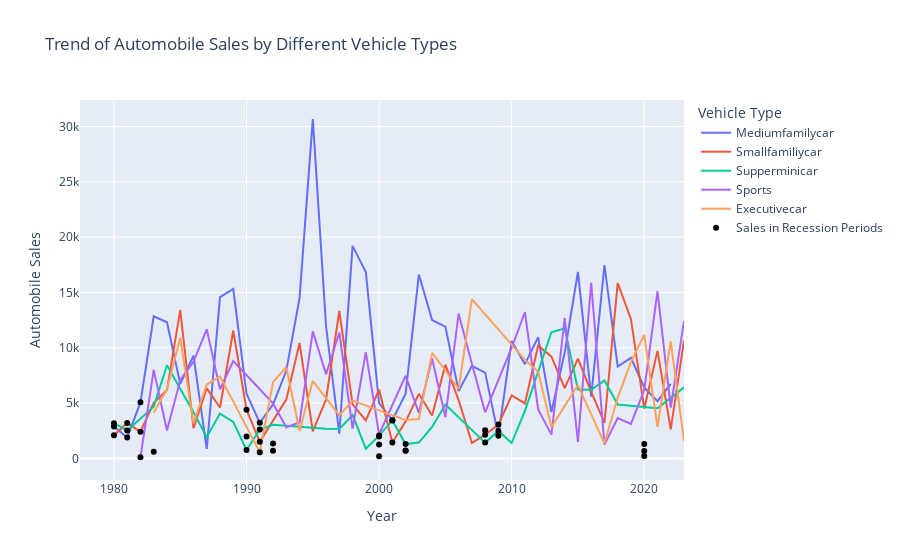

Notebook code for this chart:
### Code cell
grouped_data = data.groupby(['Year', 'Vehicle_Type'])['Automobile_Sales'].sum().reset_index()

recession_data = data[data['Recession']==1]
recession_grouped = rececssion_data.groupby(['Year', 'Vehicle_Type'])['Automobile_Sales'].sum().reset_index()

figure = px.line(
                grouped_data,
                x = 'Year',
                y = 'Automobile_Sales',
                color = 'Vehicle_Type',
                labels = {'Vehicle_Type': 'Vehicle Type',
                          'Automobile_Sales': 'Automobile Sales'},
                title = 'Trend of Automobile Sales by Different Vehicle Types'
            )

figure.add_trace(go.Scatter(x=recession_grouped['Year'], y= recession_grouped['Automobile_Sales'],
                    mode='markers', marker_color='black', name='Sales in Recession Periods'))
figure.show()

### Figure 1 — Plotly figure (JSON) as saved in the notebook; plotly's stock layout.template omitted (floating-point values rounded to 4 significant figures)
{"data": [{"hovertemplate": "Vehicle Type=Mediumfamilycar<br>Year=%{x}<br>Automobile Sales=%{y}<extra></extra>", "legendgroup": "Mediumfamilycar", "line": {"color": "#636efa", "dash": "solid"}, "marker": {"symbol": "circle"}, "mode": "lines", "name": "Mediumfamilycar", "orientation": "v", "showlegend": true, "type": "scatter", "x": [1980, 1981, 1982, 1983, 1984, 1985, 1986, 1987, 1988, 1989, 1990, 1991, 1992, 1993, 1994, 1995, 1996, 1997, 1998, 1999, 2000, 2001, 2002, 2003, 2004, 2005, 2006, 2007, 2008, 2009, 2010, 2011, 2012, 2013, 2014, 2015, 2016, 2017, 2018, 2019, 2020, 2021, 2022], "xaxis": "x", "y": [2882.0, 1885.0, 5063.0, 12850.0, 12300.0, 6732.0, 9285.0, 860.8, 14577, 15320.0, 5848.0, 3211.0, 4877.0, 7914.0, 14493, 30680.0, 11940.0, 2242.0, 19210.0, 16840.0, 4995.0, 3448.0, 5855.0, 16620.0, 12500.0, 11910.0, 6078.0, 8364.0, 7752.0, 2035.0, 10619, 8519, 10949, 4185.0, 9568.0, 16860.0, 5586.0, 17470.0, 8300.0, 9093.0, 6424.0, 5176.0, 6732.0], "yaxis": "y"}, {"hovertemplate": "Vehicle Type=Smallfamiliycar<br>Year=%{x}<br>Automobile Sales=%{y}<extra></extra>", "legendgroup": "Smallfamiliycar", "line": {"color": "#EF553B", "dash": "solid"}, "marker": {"symbol": "circle"}, "mode": "lines", "name": "Smallfamiliycar", "orientation": "v", "showlegend": true, "type": "scatter", "x": [1980, 1981, 1982, 1983, 1984, 1985, 1986, 1987, 1988, 1989, 1990, 1991, 1993, 1994, 1995, 1996, 1997, 1998, 1999, 2000, 2001, 2002, 2003, 2004, 2005, 2006, 2007, 2008, 2009, 2010, 2011, 2012, 2013, 2014, 2015, 2016, 2017, 2018, 2019, 2020, 2021, 2022, 2023], "xaxis": "x", "y": [2086.0, 3192.0, 2409.0, 5031.0, 6176.0, 13421, 2727, 6329.0, 4602.0, 11560.0, 4405.0, 1496.0, 5312.0, 10420.0, 2451.0, 5326, 13323, 4886.0, 3425.0, 6219.0, 1427.0, 3322.0, 5833.0, 3876.0, 8471.0, 5263, 1395.0, 2132.0, 3060.0, 5700.0, 4968, 10190.0, 9191.0, 6345.0, 9018.0, 6017.0, 3207.0, 15850.0, 12590.0, 4490.0, 9721, 2629.0, 10660.0], "yaxis": "y"}, {"hovertemplate": "Vehicle Type=Supperminicar<br>Year=%{x}<br>Automobile Sales=%{y}<extra></extra>", "legendgroup": "Supperminicar", "line": {"color": "#00cc96", "dash": "solid"}, "marker": {"symbol": "circle"}, "mode": "lines", "name": "Supperminicar", "orientation": "v", "showlegend": true, "type": "scatter", "x": [1980, 1981, 1983, 1984, 1986, 1987, 1988, 1989, 1990, 1991, 1992, 1996, 1997, 1998, 1999, 2000, 2001, 2002, 2003, 2004, 2005, 2008, 2009, 2010, 2011, 2013, 2014, 2015, 2016, 2017, 2018, 2021, 2023], "xaxis": "x", "y": [3179.0, 2524.0, 4677.0, 8416.0, 4178.0, 1923.0, 4050.0, 3294.0, 754.8, 2600.0, 3037.0, 2673.0, 2652.0, 3912.0, 876.8, 2059.0, 3430.0, 1292.0, 1428, 2846.0, 4866.0, 1427.0, 2485.0, 1384.0, 4297.0, 11407, 11756, 6234.0, 6207, 7046.0, 4866.0, 4530.0, 6416.0], "yaxis": "y"}, {"hovertemplate": "Vehicle Type=Sports<br>Year=%{x}<br>Automobile Sales=%{y}<extra></extra>", "legendgroup": "Sports", "line": {"color": "#ab63fa", "dash": "solid"}, "marker": {"symbol": "circle"}, "mode": "lines", "name": "Sports", "orientation": "v", "showlegend": true, "type": "scatter", "x": [1982, 1983, 1984, 1985, 1986, 1987, 1988, 1989, 1992, 1993, 1994, 1995, 1996, 1997, 1998, 1999, 2000, 2002, 2003, 2004, 2005, 2006, 2007, 2008, 2010, 2011, 2012, 2013, 2014, 2015, 2016, 2017, 2018, 2019, 2020, 2021, 2022, 2023], "xaxis": "x", "y": [102, 7999.0, 2514, 7068.0, 8740, 11670, 6250.0, 8795.0, 4970.0, 2816.0, 3245.0, 11480.0, 7602.0, 11380.0, 2700.0, 9611.0, 2168, 7467.0, 4118.0, 9027.0, 3727.0, 13080.0, 8563.0, 4164.0, 10000.0, 13230.0, 4424.0, 2147.0, 12686, 1487, 15860.0, 1241.0, 3652.0, 3115.0, 6179.0, 15110.0, 4596.0, 12401], "yaxis": "y"}, {"hovertemplate": "Vehicle Type=Executivecar<br>Year=%{x}<br>Automobile Sales=%{y}<extra></extra>", "legendgroup": "Executivecar", "line": {"color": "#FFA15A", "dash": "solid"}, "marker": {"symbol": "circle"}, "mode": "lines", "name": "Executivecar", "orientation": "v", "showlegend": true, "type": "scatter", "x": [1983, 1984, 1985, 1986, 1987, 1988, 1991, 1992, 1993, 1994, 1995, 1997, 1998, 2002, 2003, 2004, 2005, 2006, 2007, 2011, 2012, 2013, 2015, 2017, 2018, 2019, 2020, 2021, 2022, 2023], "xaxis": "x", "y": [4120.0, 6262.0, 10892, 3163, 6676, 7414.0, 564, 6888.0, 8238.0, 2497.0, 6988.0, 3890.0, 5225.0, 3462.0, 3553.0, 9542.0, 7944.0, 6272, 14400.0, 8901.0, 7821.0, 2837.0, 6626.0, 1344.0, 5497.0, 8731.0, 11170.0, 2860.0, 10570.0, 1580.0], "yaxis": "y"}, {"marker": {"color": "black"}, "mode": "markers", "name": "Sales in Recession Periods", "type": "scatter", "x": [1980, 1980, 1980, 1981, 1981, 1981, 1982, 1982, 1982, 1983, 1990, 1990, 1990, 1991, 1991, 1991, 1991, 1992, 1992, 2000, 2000, 2000, 2000, 2001, 2001, 2001, 2002, 2002, 2002, 2008, 2008, 2008, 2009, 2009, 2009, 2020, 2020, 2020], "y": [2882.0, 2086.0, 3179.0, 1885.0, 3192.0, 2524.0, 5063.0, 2409.0, 102, 589, 1979.0, 4405.0, 754.8, 564, 3211.0, 1496.0, 2600.0, 1340.0, 686.1, 1967.0, 1247.0, 195, 2059.0, 3448.0, 1427.0, 3430.0, 697.6, 714.5, 1292.0, 2545.0, 2132.0, 1427.0, 2035.0, 3060.0, 2485.0, 1290.0, 670.4, 214]}], "layout": {"legend": {"title": {"text": "Vehicle Type"}, "tracegroupgap": 0}, "title": {"text": "Trend of Automobile Sales by Different Vehicle Types"}, "xaxis": {"anchor": "y", "domain": [0, 1], "title": {"text": "Year"}}, "yaxis": {"anchor": "x", "domain": [0, 1], "title": {"text": "Automobile Sales"}}}}
